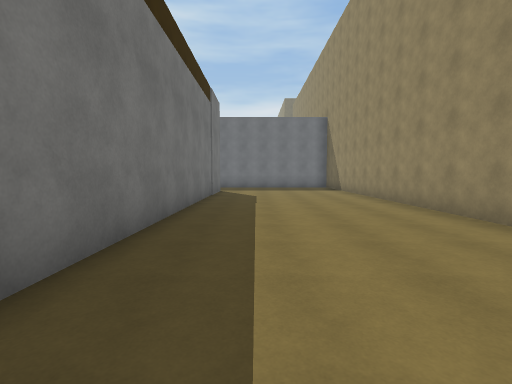
view 1 (above)

22 first-person views from a walk through a scene from a Unity 3-D project. The camera is 1.5 m above the floor, tilts 4° down and sees 85° across. The floor is counted in squares, 2 m on a side. Each view is taken from the middle of a square. On the plan, view 1 faces up. The plan holds only what a view shows up to about 10 squares ahead; the rest is blank. The place goes on beyond the plan. Surface patterns are stand-ins for the level's own textures.

view 2
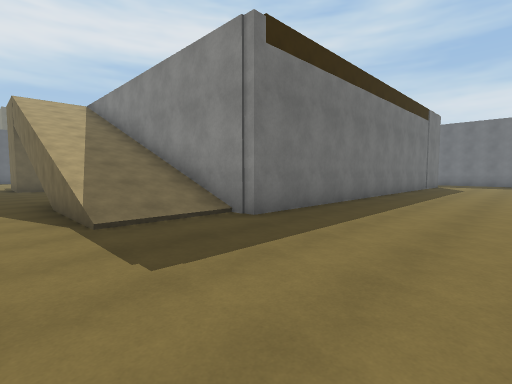

view 3
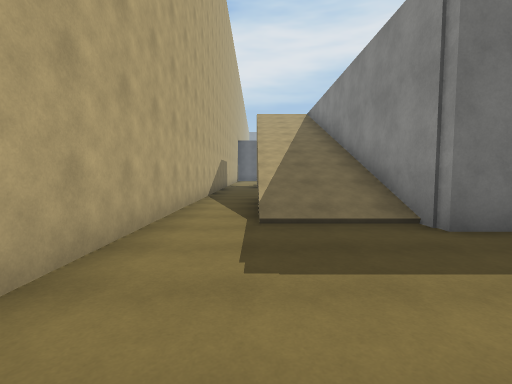

view 4
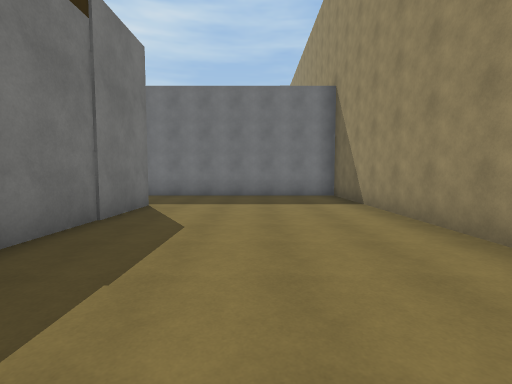

view 5
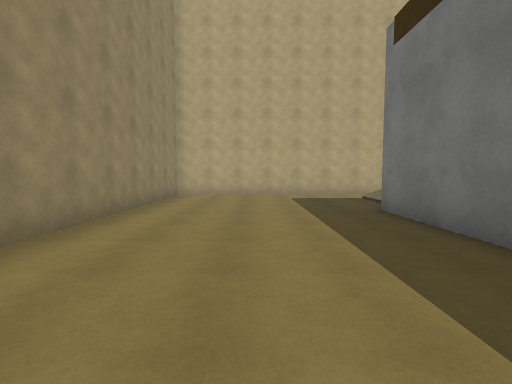

view 6
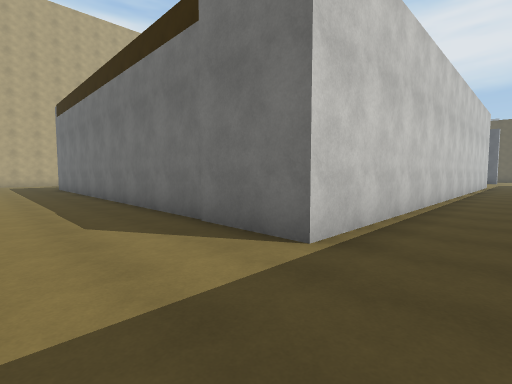

view 7
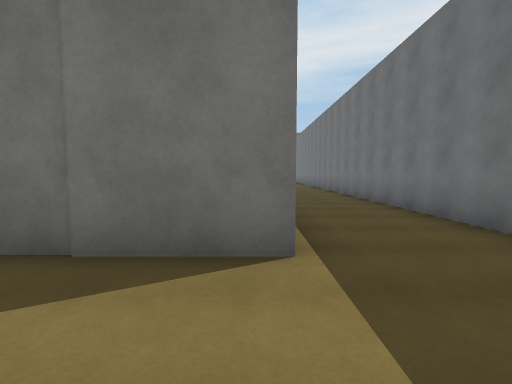

view 8
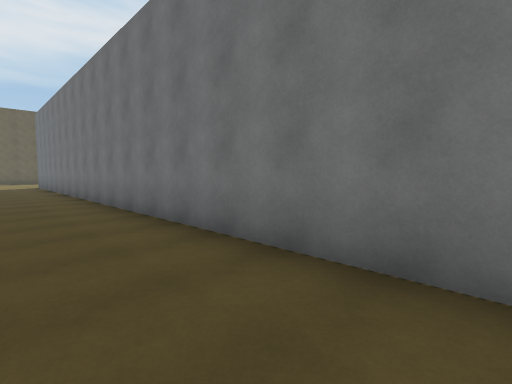

view 9
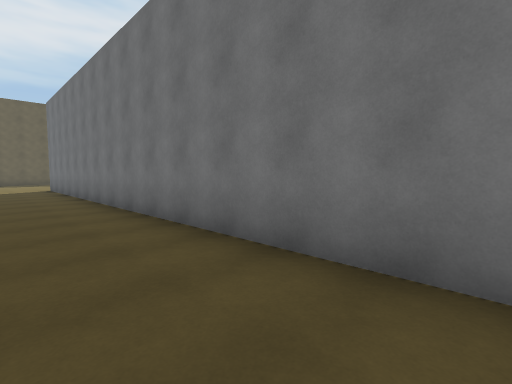

view 10
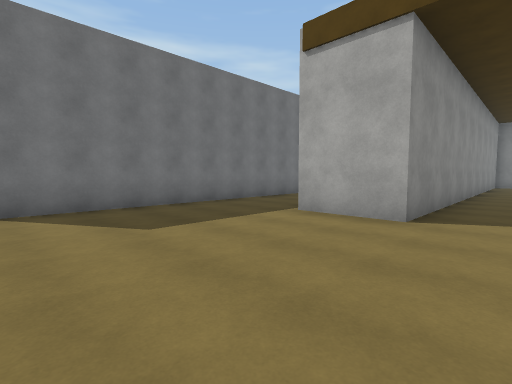

view 11
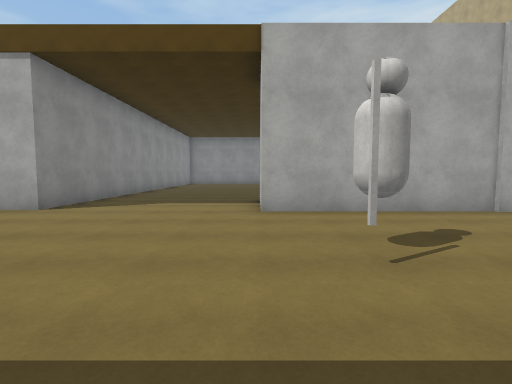

view 12
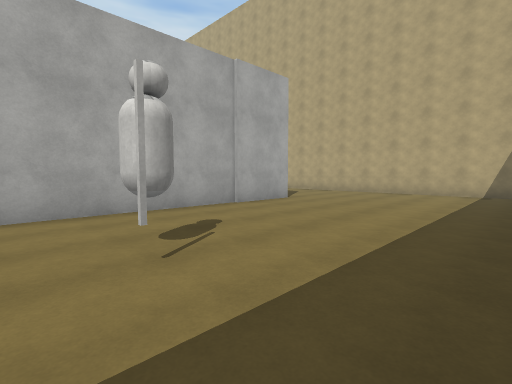

view 13
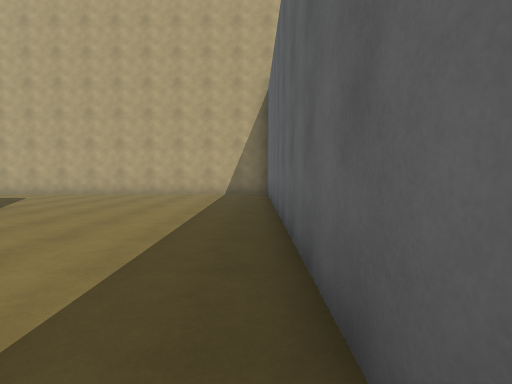

view 14
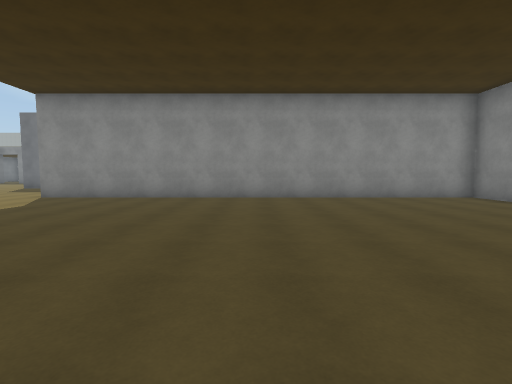

view 15
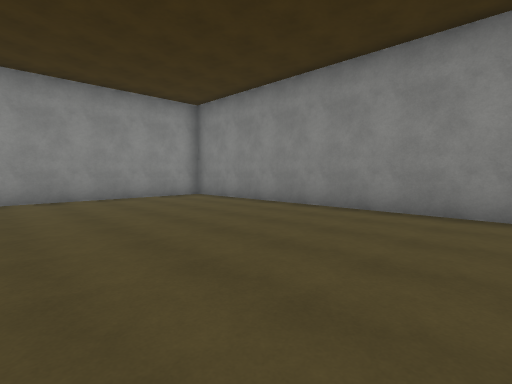

view 16
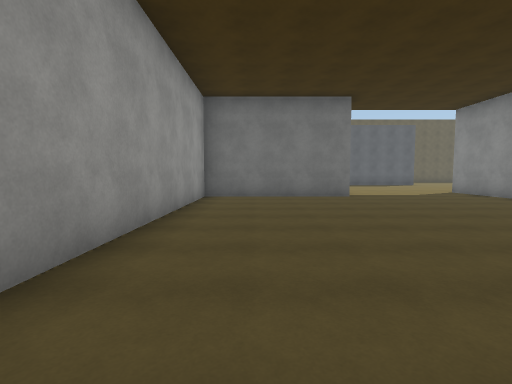

view 17
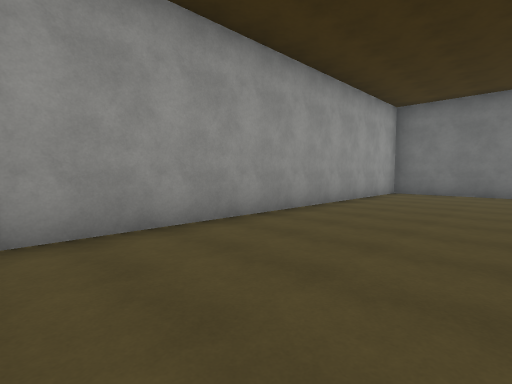

view 18
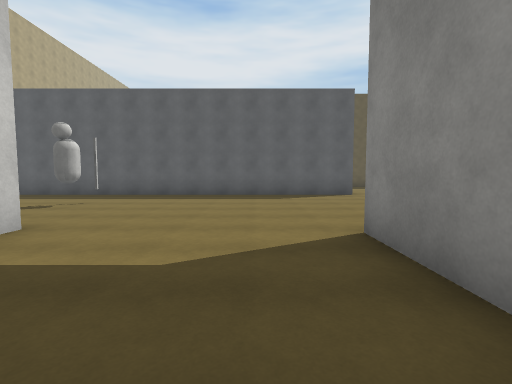

view 19
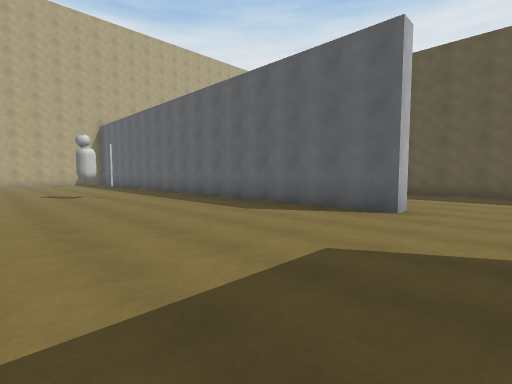

view 20
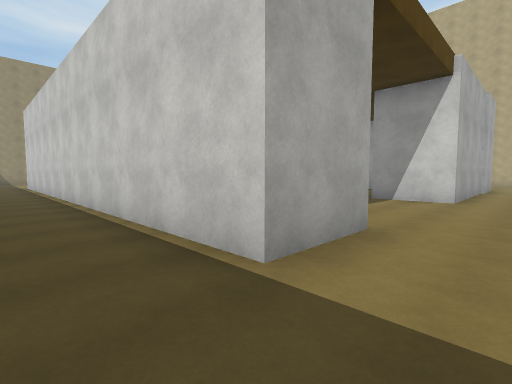

view 21
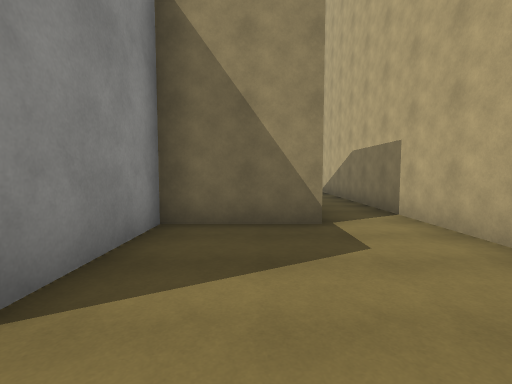

view 22
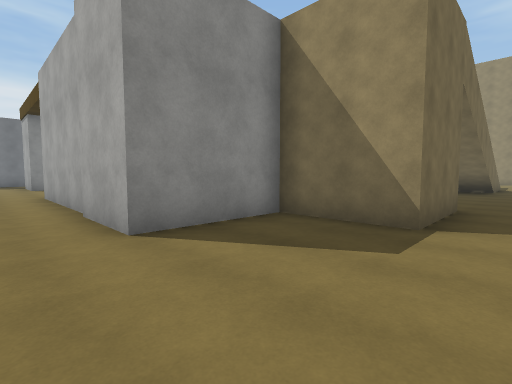

### Floor plan
Key: @ floor where view 1 was taken; # wall or solid block; . floor; / step, stairs or slope; C capsule.
Columns run from 28 left of view 1 to 4 right of it. Each row starts with its distance up from view 1.
 14        .#########################
 13 # ..............................#
 12 #...............................#
 11 #....#......###############.....#
 10 #..  #......###############.....#
  9      #...................##.....#
  8      #...................##.....#
  7      #...................##.....#
  6      #...................##.....#
  5      #......##...........##.....#
  4      #...C..##...........##.....#
  3      #......##...........##.....
  2      #......##...........##.....
  1      #......##...........##.....#
  0      #......###############.@...#
 -1      #......###      ######.....#
 -2      #........#      //////.....#
 -3      #........#      //////.....#
 -4      #........###....//////.....#
 -5      #..........................#
 -6      ############################

Where each view was taken, in squares from view 1:
view 1: 0 up, 0 right, facing up
view 2: 5 down, 2 right, facing up-left
view 3: 4 down, 2 right, facing left
view 4: 5 up, 1 right, facing up
view 5: 4 up, 1 right, facing down
view 6: 13 up, 1 right, facing down-left
view 7: 11 up, 1 right, facing left
view 8: 12 up, 4 left, facing up-left
view 9: 12 up, 7 left, facing up-left
view 10: 8 up, 21 left, facing up-right
view 11: 5 up, 22 left, facing right
view 12: 5 up, 22 left, facing down-right
view 13: 4 up, 22 left, facing down
view 14: 1 up, 10 left, facing up
view 15: 1 up, 9 left, facing up-right
view 16: 2 up, 6 left, facing left
view 17: 4 up, 4 left, facing down-left
view 18: 8 up, 13 left, facing left
view 19: 13 up, 17 left, facing down-left
view 20: 13 up, 18 left, facing down-right
view 21: 3 down, 18 left, facing right
view 22: 5 down, 18 left, facing up-right
